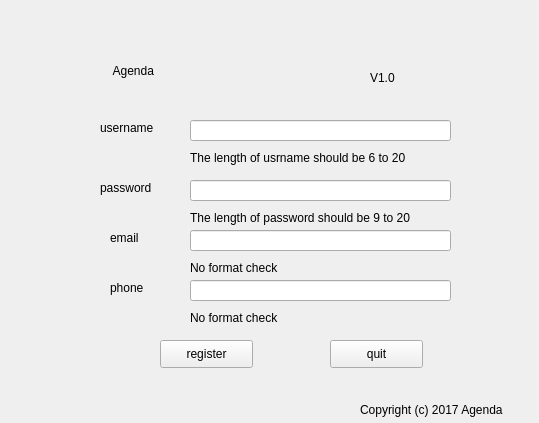
<?xml version="1.0" encoding="UTF-8"?>
<ui version="4.0">
 <class>registerUI</class>
 <widget class="QWidget" name="registerUI">
  <property name="geometry">
   <rect>
    <x>0</x>
    <y>0</y>
    <width>539</width>
    <height>423</height>
   </rect>
  </property>
  <property name="windowTitle">
   <string>Form</string>
  </property>
  <widget class="QLabel" name="label">
   <property name="geometry">
    <rect>
     <x>90</x>
     <y>30</y>
     <width>361</width>
     <height>81</height>
    </rect>
   </property>
   <property name="styleSheet">
    <string notr="true">font: 87 25pt &quot;Arial Black&quot;;</string>
   </property>
   <property name="text">
    <string>       Agenda</string>
   </property>
  </widget>
  <widget class="QLabel" name="label_2">
   <property name="geometry">
    <rect>
     <x>100</x>
     <y>120</y>
     <width>72</width>
     <height>15</height>
    </rect>
   </property>
   <property name="styleSheet">
    <string notr="true">font: 75 9pt &quot;等线 Light&quot;;</string>
   </property>
   <property name="text">
    <string>username</string>
   </property>
  </widget>
  <widget class="QLabel" name="label_3">
   <property name="geometry">
    <rect>
     <x>100</x>
     <y>180</y>
     <width>72</width>
     <height>15</height>
    </rect>
   </property>
   <property name="styleSheet">
    <string notr="true">font: 75 9pt &quot;等线 Light&quot;;</string>
   </property>
   <property name="text">
    <string>password</string>
   </property>
  </widget>
  <widget class="QLabel" name="label_4">
   <property name="geometry">
    <rect>
     <x>110</x>
     <y>230</y>
     <width>72</width>
     <height>15</height>
    </rect>
   </property>
   <property name="styleSheet">
    <string notr="true">font: 75 9pt &quot;等线 Light&quot;;</string>
   </property>
   <property name="text">
    <string>email</string>
   </property>
  </widget>
  <widget class="QLabel" name="label_5">
   <property name="geometry">
    <rect>
     <x>110</x>
     <y>280</y>
     <width>72</width>
     <height>15</height>
    </rect>
   </property>
   <property name="styleSheet">
    <string notr="true">font: 75 9pt &quot;等线 Light&quot;;</string>
   </property>
   <property name="text">
    <string>phone</string>
   </property>
  </widget>
  <widget class="QLineEdit" name="username">
   <property name="geometry">
    <rect>
     <x>190</x>
     <y>120</y>
     <width>261</width>
     <height>21</height>
    </rect>
   </property>
  </widget>
  <widget class="QLineEdit" name="email">
   <property name="geometry">
    <rect>
     <x>190</x>
     <y>230</y>
     <width>261</width>
     <height>21</height>
    </rect>
   </property>
  </widget>
  <widget class="QLineEdit" name="password">
   <property name="geometry">
    <rect>
     <x>190</x>
     <y>180</y>
     <width>261</width>
     <height>21</height>
    </rect>
   </property>
   <property name="echoMode">
    <enum>QLineEdit::PasswordEchoOnEdit</enum>
   </property>
  </widget>
  <widget class="QLineEdit" name="phone">
   <property name="geometry">
    <rect>
     <x>190</x>
     <y>280</y>
     <width>261</width>
     <height>21</height>
    </rect>
   </property>
  </widget>
  <widget class="QPushButton" name="register_2">
   <property name="geometry">
    <rect>
     <x>160</x>
     <y>340</y>
     <width>93</width>
     <height>28</height>
    </rect>
   </property>
   <property name="styleSheet">
    <string notr="true">font: 75 9pt &quot;等线 Light&quot;;</string>
   </property>
   <property name="text">
    <string>register</string>
   </property>
  </widget>
  <widget class="QPushButton" name="quit">
   <property name="geometry">
    <rect>
     <x>330</x>
     <y>340</y>
     <width>93</width>
     <height>28</height>
    </rect>
   </property>
   <property name="styleSheet">
    <string notr="true">font: 75 9pt &quot;等线 Light&quot;;</string>
   </property>
   <property name="text">
    <string>quit</string>
   </property>
  </widget>
  <widget class="QLabel" name="label_6">
   <property name="geometry">
    <rect>
     <x>190</x>
     <y>150</y>
     <width>321</width>
     <height>16</height>
    </rect>
   </property>
   <property name="styleSheet">
    <string notr="true">font: 75 9pt &quot;等线 Light&quot;;</string>
   </property>
   <property name="text">
    <string>The length of usrname should be 6 to 20 </string>
   </property>
  </widget>
  <widget class="QLabel" name="label_7">
   <property name="geometry">
    <rect>
     <x>190</x>
     <y>210</y>
     <width>261</width>
     <height>16</height>
    </rect>
   </property>
   <property name="styleSheet">
    <string notr="true">font: 75 9pt &quot;等线 Light&quot;;</string>
   </property>
   <property name="text">
    <string>The length of password should be 9 to 20 </string>
   </property>
  </widget>
  <widget class="QLabel" name="label_8">
   <property name="geometry">
    <rect>
     <x>190</x>
     <y>260</y>
     <width>131</width>
     <height>16</height>
    </rect>
   </property>
   <property name="styleSheet">
    <string notr="true">font: 75 9pt &quot;等线 Light&quot;;</string>
   </property>
   <property name="text">
    <string>No format check</string>
   </property>
  </widget>
  <widget class="QLabel" name="label_9">
   <property name="geometry">
    <rect>
     <x>190</x>
     <y>310</y>
     <width>121</width>
     <height>16</height>
    </rect>
   </property>
   <property name="styleSheet">
    <string notr="true">font: 75 9pt &quot;等线 Light&quot;;</string>
   </property>
   <property name="text">
    <string>No format check</string>
   </property>
  </widget>
  <widget class="QLabel" name="label_10">
   <property name="geometry">
    <rect>
     <x>360</x>
     <y>400</y>
     <width>171</width>
     <height>20</height>
    </rect>
   </property>
   <property name="styleSheet">
    <string notr="true">font: 25 italic 9pt &quot;等线 Light&quot;;</string>
   </property>
   <property name="text">
    <string>Copyright (c) 2017 Agenda</string>
   </property>
  </widget>
  <widget class="QLabel" name="label_11">
   <property name="geometry">
    <rect>
     <x>370</x>
     <y>70</y>
     <width>31</width>
     <height>16</height>
    </rect>
   </property>
   <property name="styleSheet">
    <string notr="true">font: 75 9pt &quot;等线 Light&quot;;</string>
   </property>
   <property name="text">
    <string>V1.0</string>
   </property>
  </widget>
 </widget>
 <resources/>
 <connections/>
</ui>
